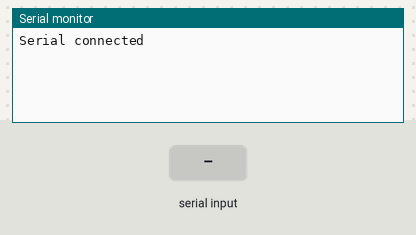
A sketch run on a simulated Arduino Uno, built with avr-gcc and run on an emulated ATmega328P. Parts: the last lines printed to the serial monitor. Inputs (shaded band) come from the test bench.

Above: at 1.2 s.
1.3 s: "1" received over Serial
At 1.9 s:
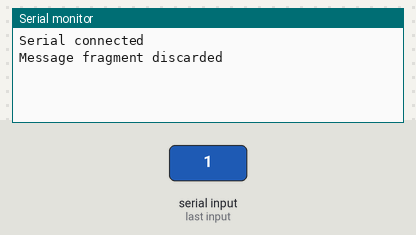
2.8 s: byte 2 (STX) received over Serial
At 3.8 s:
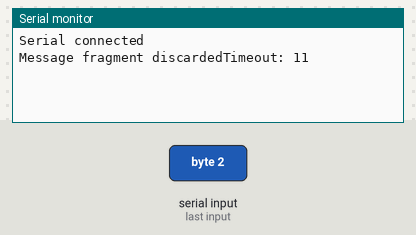

The sketch:

SerialTest.ino
```cpp
#define STX 0x02 //start bit for RS485 comms with MPS5's
#define LF 0x0A // line feed for ^

void setup() {

  Serial.begin(9600); // to communicate with the pc
  Serial.println("Serial connected");
}

void readSerial();

unsigned long previousShortMillis = 0;
unsigned long previousLongMillis = 0;
unsigned long currentMillis = 0;

int shortInterval = 50; // how many milliseconds to wait before reading the voltages and updating the front panel display
int longInterval = 1000;

//the following 4 lines are needed by readSerial()
const int len = 64; //length of message buffer
char messageIn[len]; // buffer for messages from MSP5 modules
char in;
int timeout = 10; // 10ms is max time we'll wait for a complete message.

void loop() {

  readSerial();


  currentMillis = millis();
  if(currentMillis - previousShortMillis >= shortInterval) {
    previousShortMillis=currentMillis;

  }
  if(currentMillis - previousLongMillis >= longInterval) {
    previousLongMillis=currentMillis;
    //Serial.println("timeout");
  }
}

void readSerial(){
  while(Serial.available()){
    in=Serial.read();
    if (in==STX){ // if STX if found, we are at the start of a message. Read in all the data until either an LF is reached,
                  // a timeout occurs, or too many chars are read, implying an error must have occured in transmission.
      delay(500);
      unsigned long startSerialMillis=millis();
      unsigned long currentSerialMillis = startSerialMillis; // do this to see if we timeout
      bool success = false;
      int index=0;
      int timeinwhile=0;
      while( (in!=LF) && (index<15) && ((currentSerialMillis - startSerialMillis) <= timeout) ){
        if (Serial.available()){
          in=Serial.read();
          //Serial.print(in);
          if (in==LF){
            success=true;
            Serial.println("SUCCESS");
          } else{
            //success=false;
            messageIn[index]=in;
            index++;
            //Serial.print(in);
          }
        }
        currentSerialMillis=millis();
        timeinwhile= currentSerialMillis - startSerialMillis;
      }

      if (success==true){
        Serial.print("Length: ");
        Serial.println(index);
        for(int i=0;i<index;i++){
          Serial.print(messageIn[i]);
        }
        Serial.println();
      }
      else if((currentSerialMillis - startSerialMillis) >= timeout){
        Serial.print("Timeout: ");
        Serial.println(timeinwhile);
      }
      else{
        Serial.println("Invalid length");
      }
    }
    else{
      Serial.print("Message fragment discarded");
    }
  }
}
```

Measured:
- after the input at 1.3 s, the serial monitor: prints a new line at once (image 1)
- after the input at 2.8 s, the serial monitor: prints a new line after 0.51 s (image 2)
